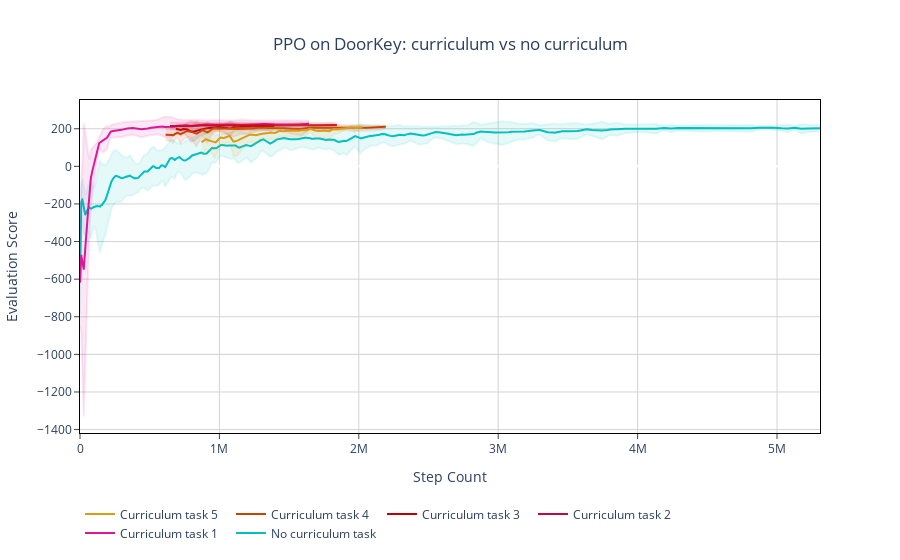

Source (notebook cell):
### Code cell
vis.plot_trajectories(
    [ppo_stats_nocurr, ppo_stats_curr],
    time_domain='steps',
    title='PPO on DoorKey: curriculum vs no curriculum',
    show_std=True
)
